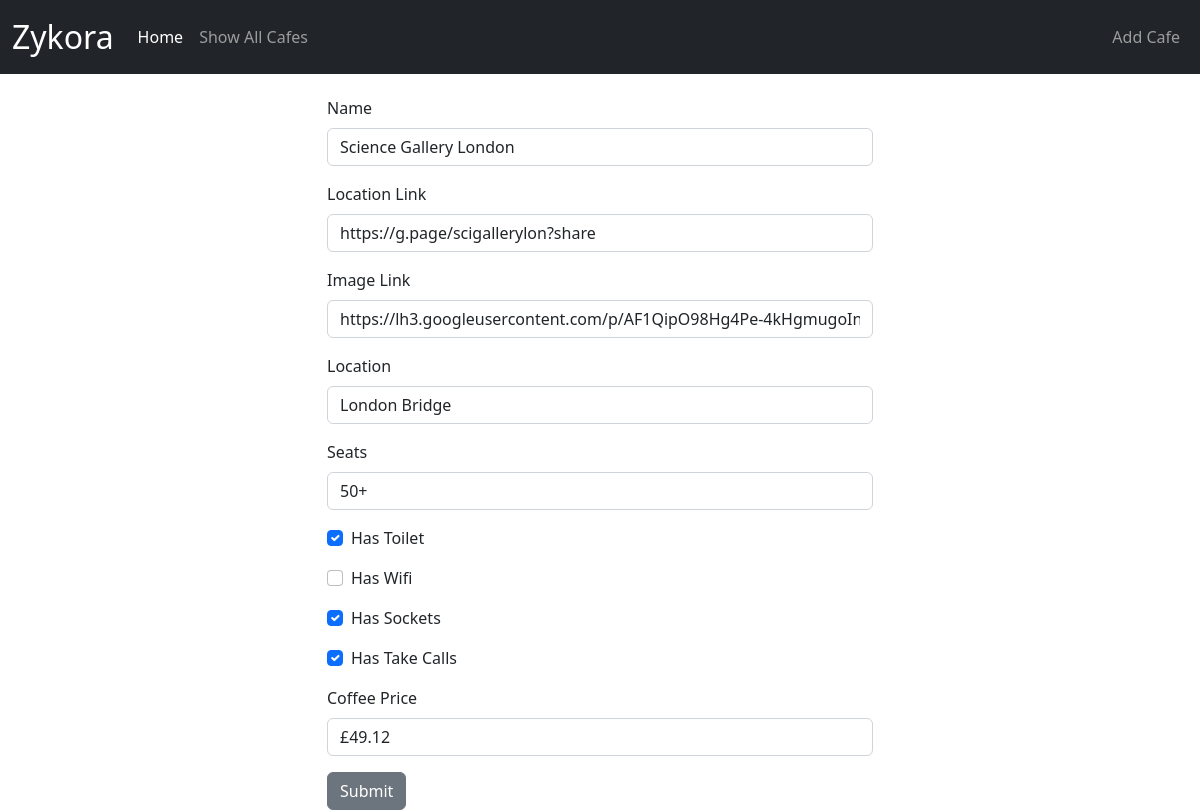
The page /update/1 on the database as committed earlier.
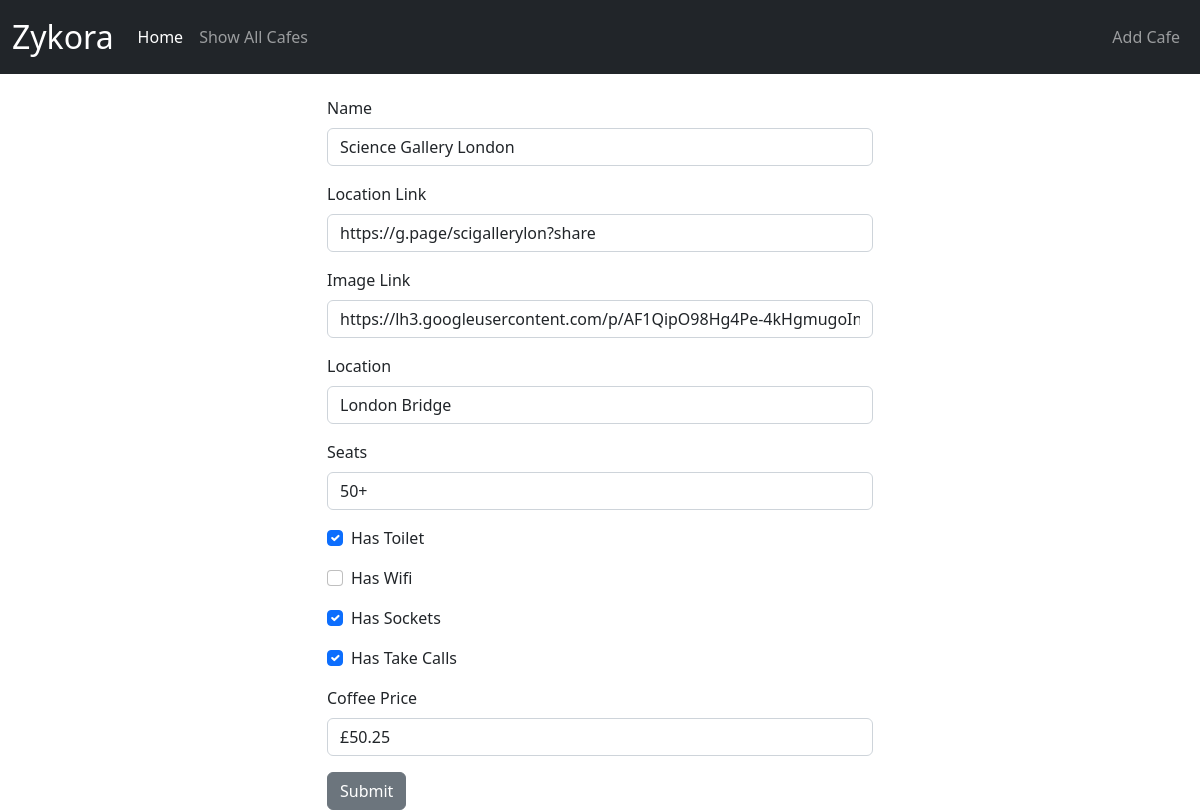
The same page on the database as committed later.
### main.py (models this page shows, shortened)
class Cafe(db.Model):
    id: Mapped[int] = mapped_column(Integer, primary_key=True)
    name: Mapped[str] = mapped_column(String(250), unique=True, nullable=False)
    map_url: Mapped[str] = mapped_column(String(500), nullable=False)
    img_url: Mapped[str] = mapped_column(String(500), nullable=False)
    location: Mapped[str] = mapped_column(String(500), nullable=False)
    seats: Mapped[str] = mapped_column(String(250), nullable=False)
    has_toilet: Mapped[bool] = mapped_column(Boolean, nullable=False)
    has_wifi: Mapped[bool] = mapped_column(Boolean, nullable=False)
    has_sockets: Mapped[bool] = mapped_column(Boolean, nullable=False)
    can_take_calls: Mapped[bool] = mapped_column(Boolean, nullable=False)
    coffee_price: Mapped[str] = mapped_column(String(250), nullable=True)

### main.py (the view, shortened to what this page needs)
@app.route("/update/<int:cafe_id>", methods=["GET", "POST"])
def update_cafe(cafe_id):
    cafe = db.get_or_404(Cafe, cafe_id)
    update = CreateCafeForm(
        name=cafe.name,
        map_url=cafe.map_url,
        img_url=cafe.img_url,
        location=cafe.location,
        has_sockets=cafe.has_sockets,
        has_toilet=cafe.has_toilet,
        has_wifi=cafe.has_wifi,
        can_take_calls=cafe.can_take_calls,
        seats=cafe.seats,
        coffee_price=cafe.coffee_price,
    )
    return render_template("update-cafe.html", form=update, is_edit=True)

### main.py
class CreateCafeForm(FlaskForm):
    name = StringField("Name", validators=[DataRequired()])
    map_url = StringField("Location Link", validators=[DataRequired(), URL()])
    img_url = StringField("Image Link", validators=[DataRequired(), URL()])
    location = StringField("Location", validators=[DataRequired()])
    seats = StringField("Seats", validators=[DataRequired()])
    has_toilet = BooleanField("Has Toilet")
    has_wifi = BooleanField("Has Wifi")
    has_sockets = BooleanField("Has Sockets")
    can_take_calls = BooleanField("Has Take Calls")
    coffee_price = StringField("Coffee Price", validators=[DataRequired()])
    submit = SubmitField("Submit")

### templates/update-cafe.html
{% from "bootstrap5/form.html" import render_form %}
{% extends "base.html"%}
{% block content %}
<main class="mt-5 pt-5">
  <div class="container">
    <div class="row">
      <div class="col-lg-6 col-md-10 mx-auto">
          {{render_form(form, novalidate=True, button_map={"submit": "secondary"}) }}
      </div>
    </div>
  </div>
</main>
{% endblock %}

### templates/base.html (shortened to what this page needs)
<!DOCTYPE html>
<html lang="en">
<head>
    <link href="https://cdn.jsdelivr.net/npm/bootstrap@5.2.3/dist/css/bootstrap.min.css" rel="stylesheet">
</head>
<body>
    <nav class="navbar fixed-top navbar-dark navbar-expand-lg bg-dark">
        <div class="container-fluid">
        <a class="navbar-brand fs-2" href="{{ url_for('home') }}">Zykora</a>
        <div class="collapse navbar-collapse" id="navbarText">
            <ul class="navbar-nav me-auto mb-2 mb-lg-0">
              <li class="nav-item">
                <a class="nav-link active" aria-current="page" href="{{ url_for('home') }}">Home</a>
              </li>
              <li class="nav-item">
                <a class="nav-link" href="{{ url_for('get_all_cafes') }}">Show All Cafes</a>
              </li>
            </ul>
            <ul class="navbar-nav mb-2 mb-lg-0">
                <li class="nav-item">
                  <a class="nav-link" href="{{ url_for('add_new_cafe') }}">Add Cafe</a>
                </li>
              </ul>
        </div>
    </nav>
    {% block content %}
    {% endblock %}
</body>

Rows that differ between the two databases and show on the page:
changed Cafe "Science Gallery London": coffee_price "£49.12" → "£50.25"
